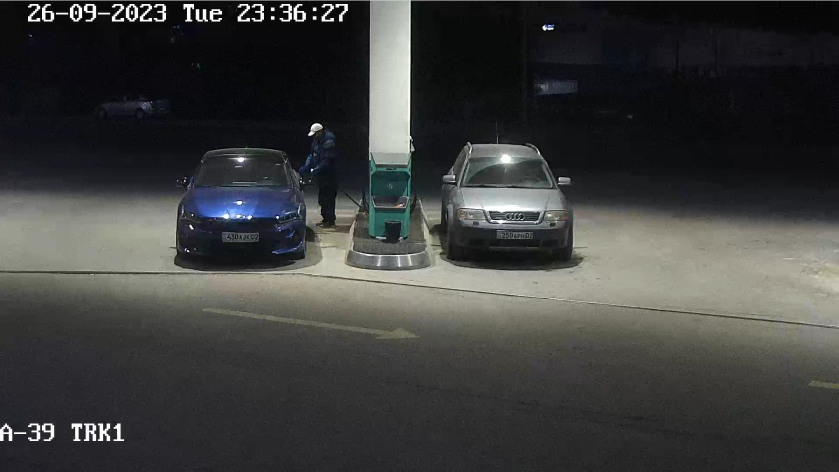
#> input picture dataset/cars-plate-kz/train/images/-2023-10-16-14-49-31_png_jpg.rf.1176f87da195e713d0e900bbca6984b7.jpg, 1678 x 944 px (shown at 1/2 size)
$ python -i anpr.py   (imports and definitions only)
#> lines starting #> are read from the running program, lines starting #| are printed output that depends on the picture; after the words box and inside, x2 and y2 are one past the last pixel; in counts of white or black regions, pixels touching at a corner belong together
#> further down, picture is the input picture: shape (944, 1678, 3); mean B, G, R 60.4, 61.6, 60.9
# anpr.py
from __future__ import annotations

from dataclasses import dataclass
from typing import Any, Dict, Optional, Tuple, Union

import cv2
import numpy as np
from ultralytics import YOLO

from ocr import PlateOCR
from plate_rules import normalize_plate   # <<< вот это добавляем


ImageType = Union[str, np.ndarray]


@dataclass
class DetectionResult:
    plate: Optional[str]
    det_conf: float
    ocr_conf: float
    bbox: Optional[Tuple[int, int, int, int]]


def preprocess_plate(img: np.ndarray) -> Tuple[np.ndarray, np.ndarray]:
    """
    Жёсткая предобработка маленького номера:
    - серое изображение
    - CLAHE (контраст)
    - bilateral filter (шум)
    - ресайз вверх
    - адаптивный порог
    """
    if img.ndim == 3:
        gray = cv2.cvtColor(img, cv2.COLOR_BGR2GRAY)
    else:
        gray = img

    # Увеличиваем картинку, чтобы OCRу было проще
    h, w = gray.shape[:2]
#> h = 944; w = 1678
    scale = max(2.0, 240.0 / max(h, w))
#> scale = 2
    new_w = int(w * scale)
#> new_w = 3356
    new_h = int(h * scale)
#> new_h = 1888
    gray = cv2.resize(gray, (new_w, new_h), interpolation=cv2.INTER_CUBIC)
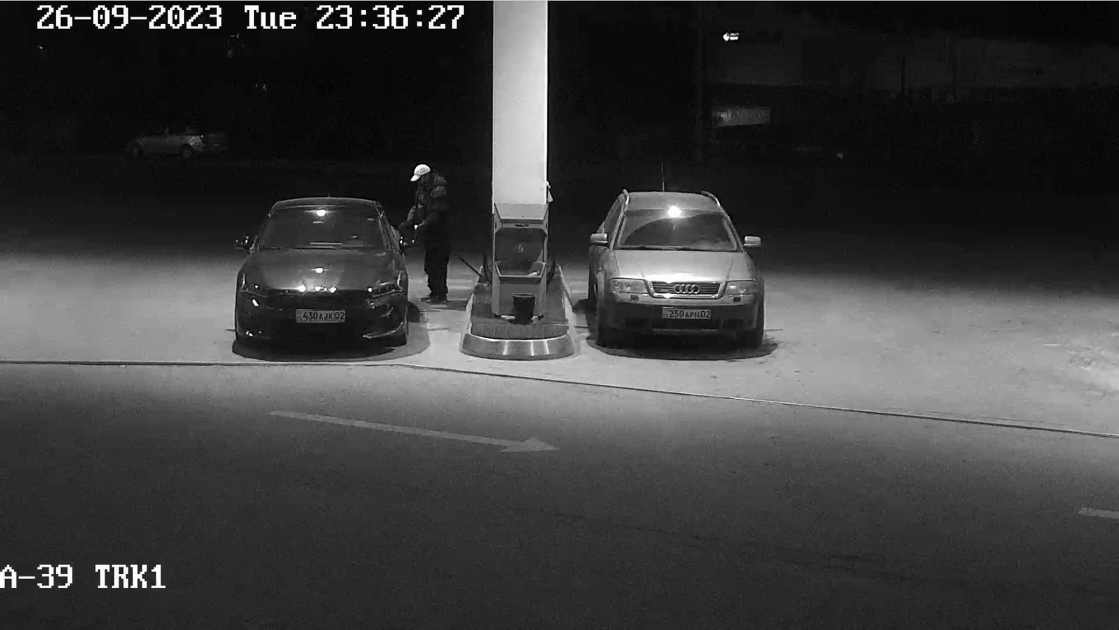
#> gray: shape (1888, 3356) (shown at 1/3 size); min 0, max 255, mean 61.2

    # Выравниваем контраст
    clahe = cv2.createCLAHE(clipLimit=2.0, tileGridSize=(8, 8))
    clahe_img = clahe.apply(gray)
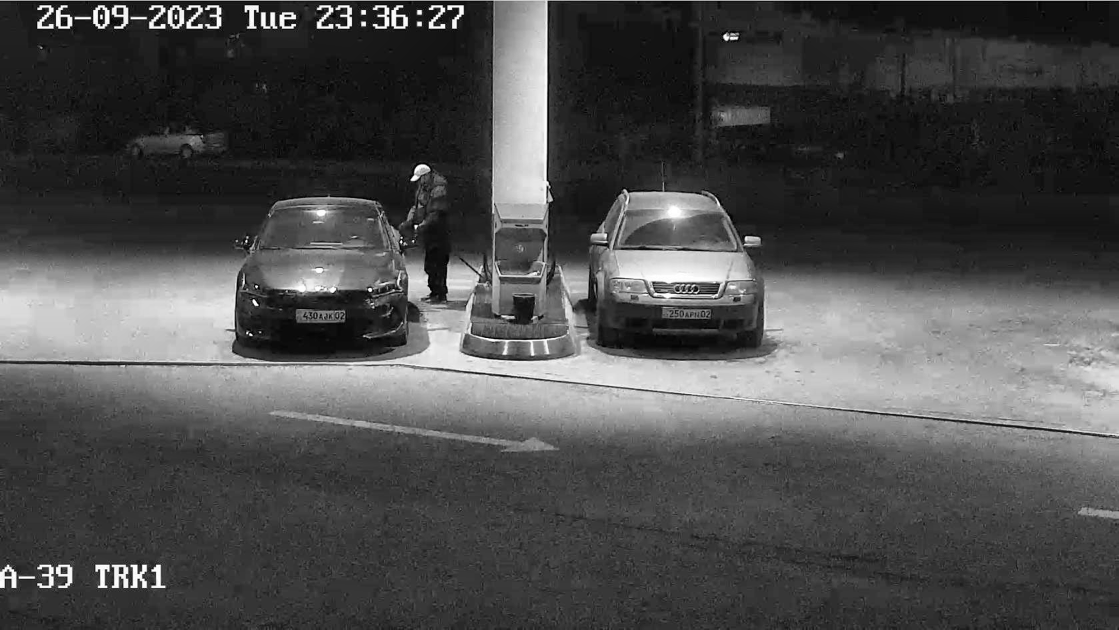
#> clahe_img: shape (1888, 3356) (shown at 1/3 size); min 0, max 255, mean 76.2
    clahe_bgr = cv2.cvtColor(clahe_img, cv2.COLOR_GRAY2BGR)

    # Сглаживаем шум, но сохраняем границы
    blur = cv2.bilateralFilter(clahe_img, d=9, sigmaColor=75, sigmaSpace=75)

    # Бинаризация
    th = cv2.adaptiveThreshold(
        blur,
        255,
        cv2.ADAPTIVE_THRESH_MEAN_C,
        cv2.THRESH_BINARY,
        31,
        15,
    )
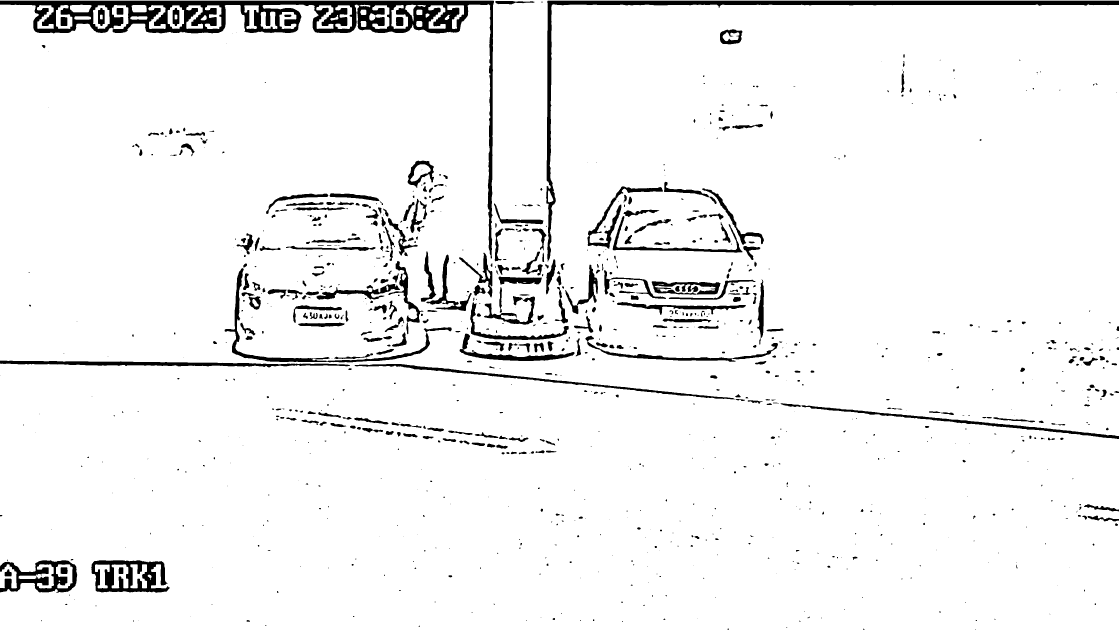
#> th: shape (1888, 3356) (shown at 1/3 size); 94.9% white; 999 black regions (459 under 20 px), largest, box (x1, y1, x2, y2) and area: (0, 2, 1482, 776) 79721, (1638, 2, 3356, 785) 30818, (274, 1681, 509, 1778) 11817

    # Для PaddleOCR делаем 3 канала
    proc = cv2.cvtColor(th, cv2.COLOR_GRAY2BGR)

    # Отладочные сохранения (можешь выключить)
    cv2.imwrite("debug_raw_crop.jpg", img)
    cv2.imwrite("debug_proc_crop.jpg", proc)

    return proc, clahe_bgr


class ANPR:
    """
    Общий движок:
    - YOLO детектит номерной знак
    - вырезаем кроп
    - предобработка
    - PaddleOCR + нормализация под KZ
    """

    # [108 lines left out: functions __init__, _load_image, infer, test_anpr, not called in this run]


# [7 lines not run here, left out]

>>> import cv2
>>> picture = cv2.imread('dataset/cars-plate-kz/train/images/-2023-10-16-14-49-31_png_jpg.rf.1176f87da195e713d0e900bbca6984b7.jpg')
>>> result = preprocess_plate(picture)

$ run again, on dataset/cars-plate-kz/train/images/-2023-10-16-14-50-14_png_jpg.rf.75987c378670f21c52f99e48e8aa6472.jpg
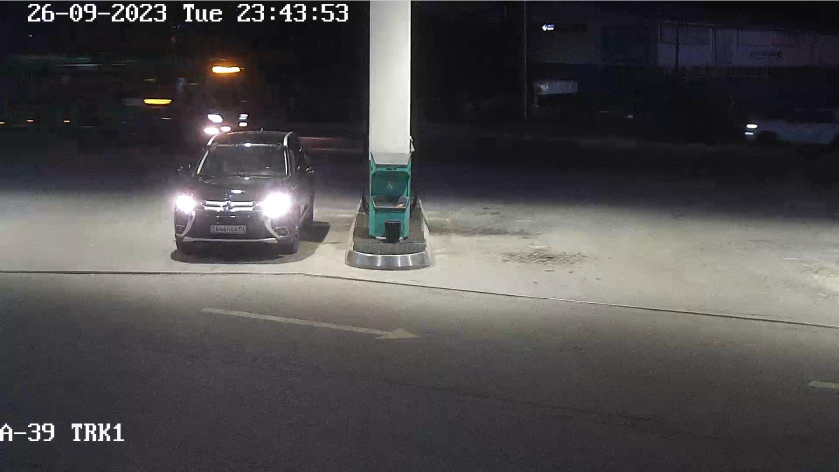
#> input picture dataset/cars-plate-kz/train/images/-2023-10-16-14-50-14_png_jpg.rf.75987c378670f21c52f99e48e8aa6472.jpg, 1678 x 944 px (shown at 1/2 size)
#> picture is the input picture: shape (944, 1678, 3); mean B, G, R 75.8, 75.3, 77.2
#> in preprocess_plate, `clahe_img = clahe.apply(gray)`:
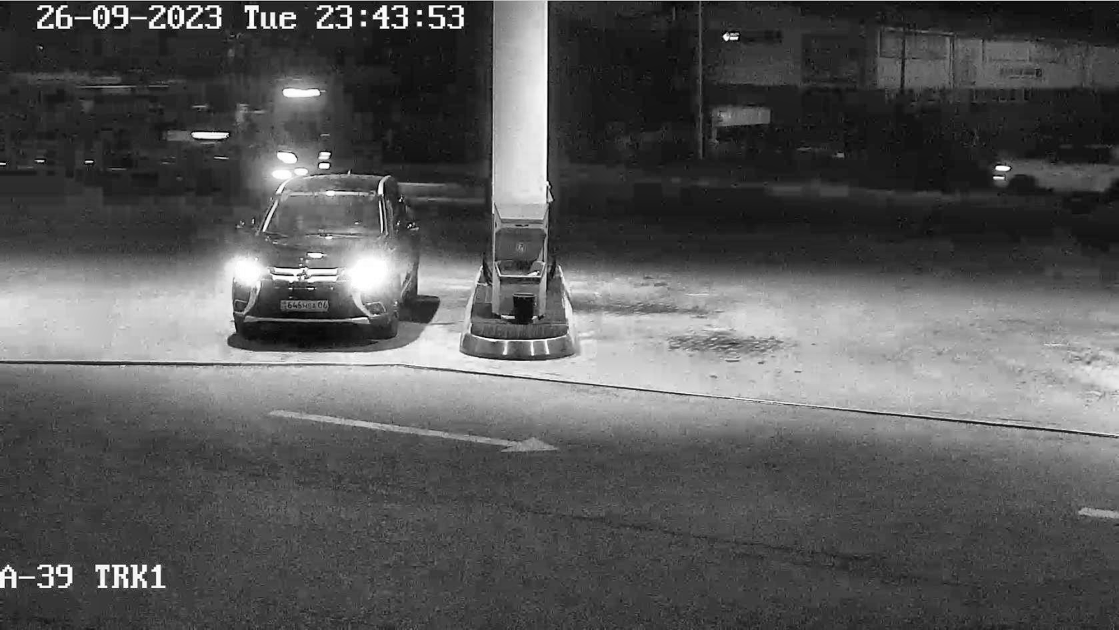
#> clahe_img: shape (1888, 3356) (shown at 1/3 size); min 0, max 255, mean 87
#> in preprocess_plate, `th = cv2.adaptiveThreshold( blur, 255, cv2.ADAPTIVE_THRESH_MEAN_C, cv2..`:
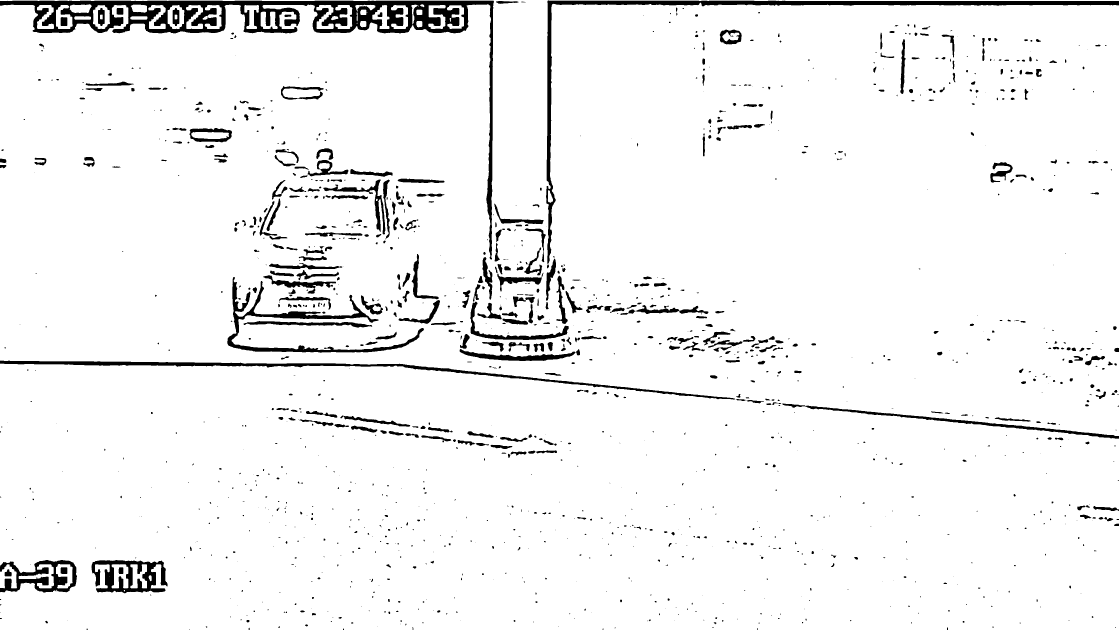
#> th: shape (1888, 3356) (shown at 1/3 size); 95.1% white; 1353 black regions (690 under 20 px), largest, box (x1, y1, x2, y2) and area: (0, 2, 1482, 779) 78798, (1638, 1, 3356, 792) 29862, (0, 1082, 2206, 1199) 17989

$ run again, on dataset/cars-plate-kz/train/images/-2023-10-16-14-50-37_png_jpg.rf.b75ca4b0343ddf6da55b2a0673282863.jpg
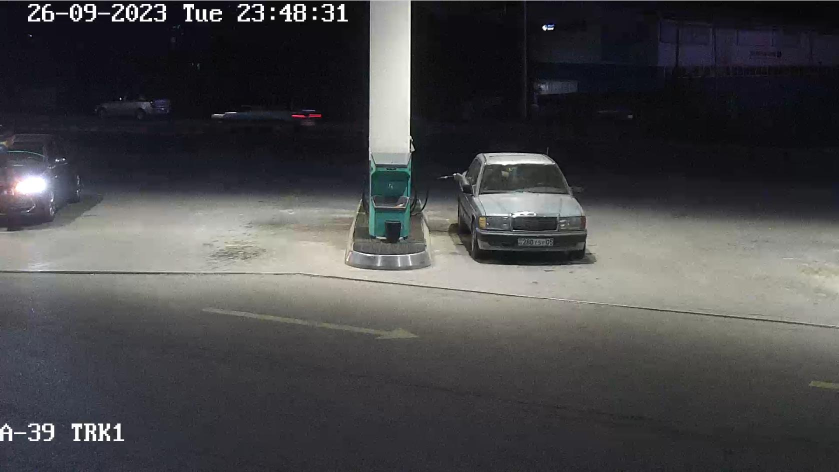
#> input picture dataset/cars-plate-kz/train/images/-2023-10-16-14-50-37_png_jpg.rf.b75ca4b0343ddf6da55b2a0673282863.jpg, 1678 x 944 px (shown at 1/2 size)
#> picture is the input picture: shape (944, 1678, 3); mean B, G, R 72.7, 71.1, 71.4
#> in preprocess_plate, `clahe_img = clahe.apply(gray)`:
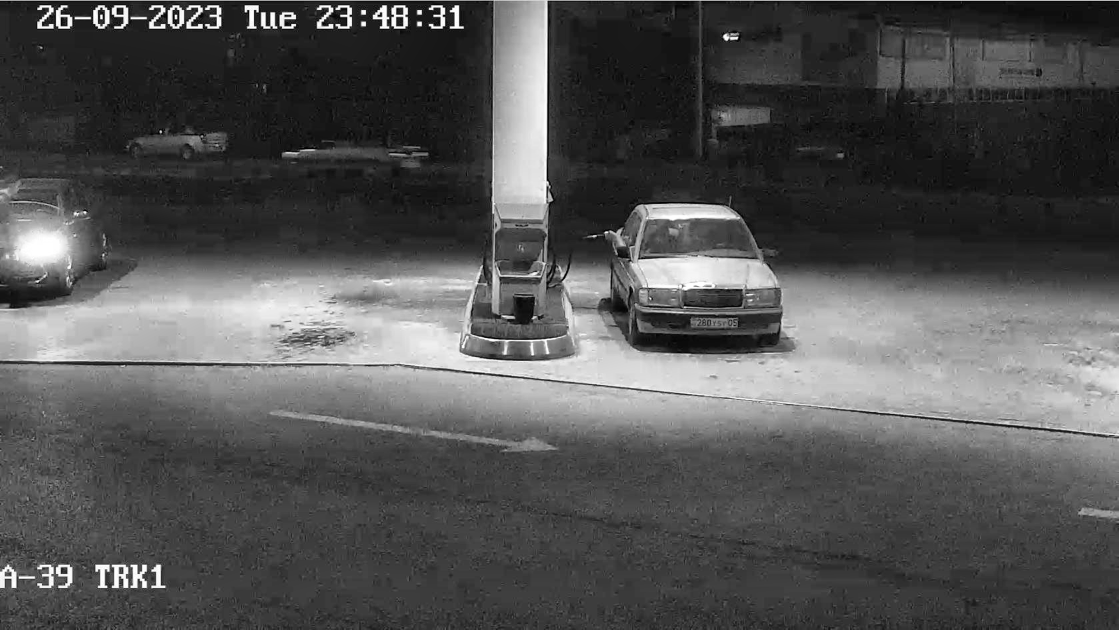
#> clahe_img: shape (1888, 3356) (shown at 1/3 size); min 0, max 255, mean 82.9
#> in preprocess_plate, `th = cv2.adaptiveThreshold( blur, 255, cv2.ADAPTIVE_THRESH_MEAN_C, cv2..`:
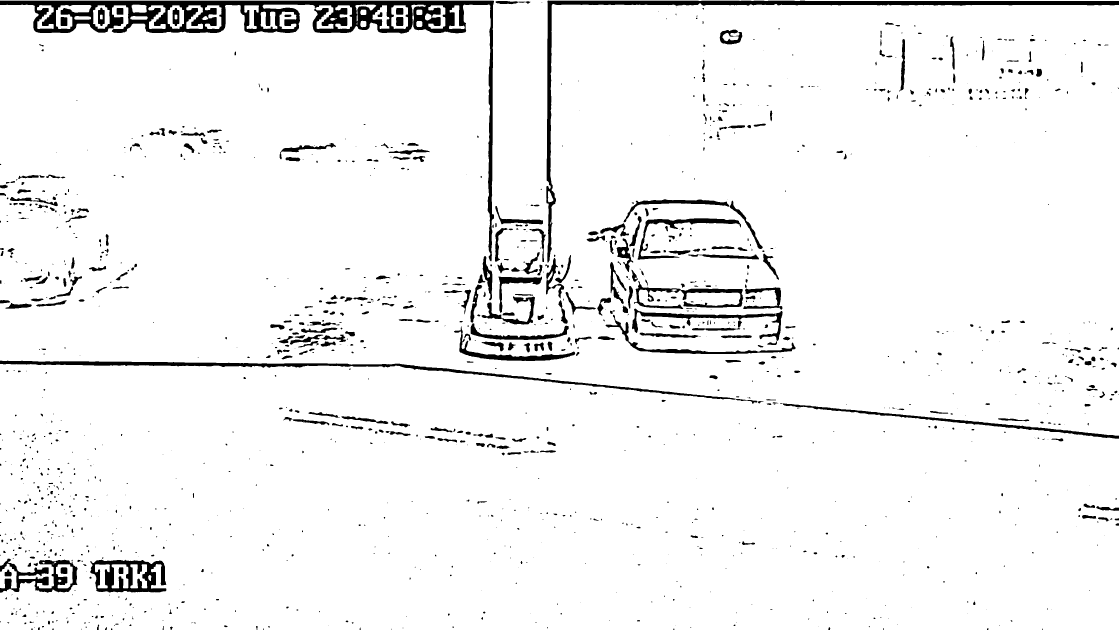
#> th: shape (1888, 3356) (shown at 1/3 size); 95.1% white; 1414 black regions (713 under 20 px), largest, box (x1, y1, x2, y2) and area: (0, 2, 1482, 784) 78560, (1639, 1, 3356, 788) 30042, (0, 1082, 2272, 1211) 18837

$ run again, on dataset/cars-plate-kz/train/images/-2023-10-16-14-51-14_png_jpg.rf.d652c65a4e2a65d27945ec5ed4c45d63.jpg
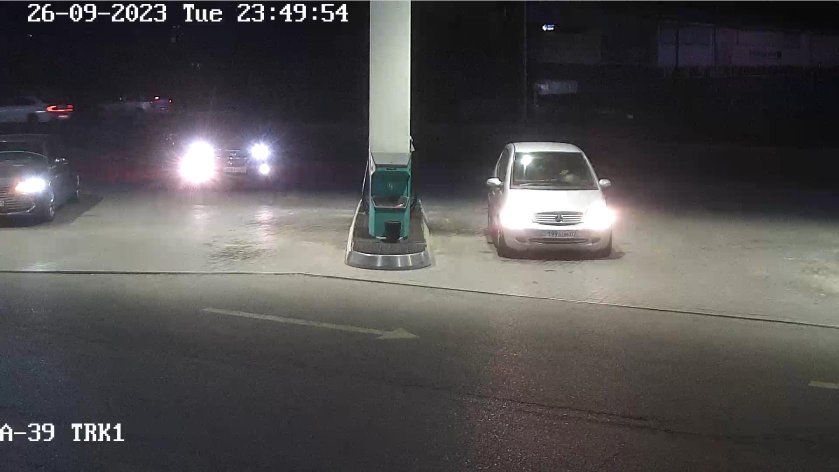
#> input picture dataset/cars-plate-kz/train/images/-2023-10-16-14-51-14_png_jpg.rf.d652c65a4e2a65d27945ec5ed4c45d63.jpg, 1678 x 944 px (shown at 1/2 size)
#> picture is the input picture: shape (944, 1678, 3); mean B, G, R 78.6, 78.4, 80.8
#> in preprocess_plate, `clahe_img = clahe.apply(gray)`:
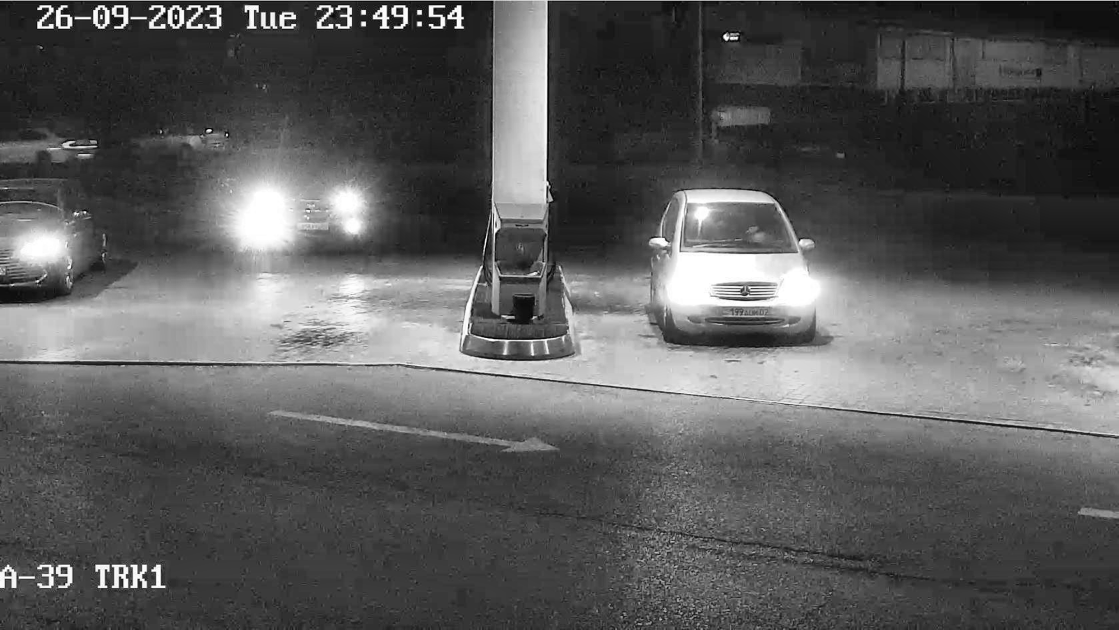
#> clahe_img: shape (1888, 3356) (shown at 1/3 size); min 0, max 255, mean 89.5
#> in preprocess_plate, `th = cv2.adaptiveThreshold( blur, 255, cv2.ADAPTIVE_THRESH_MEAN_C, cv2..`:
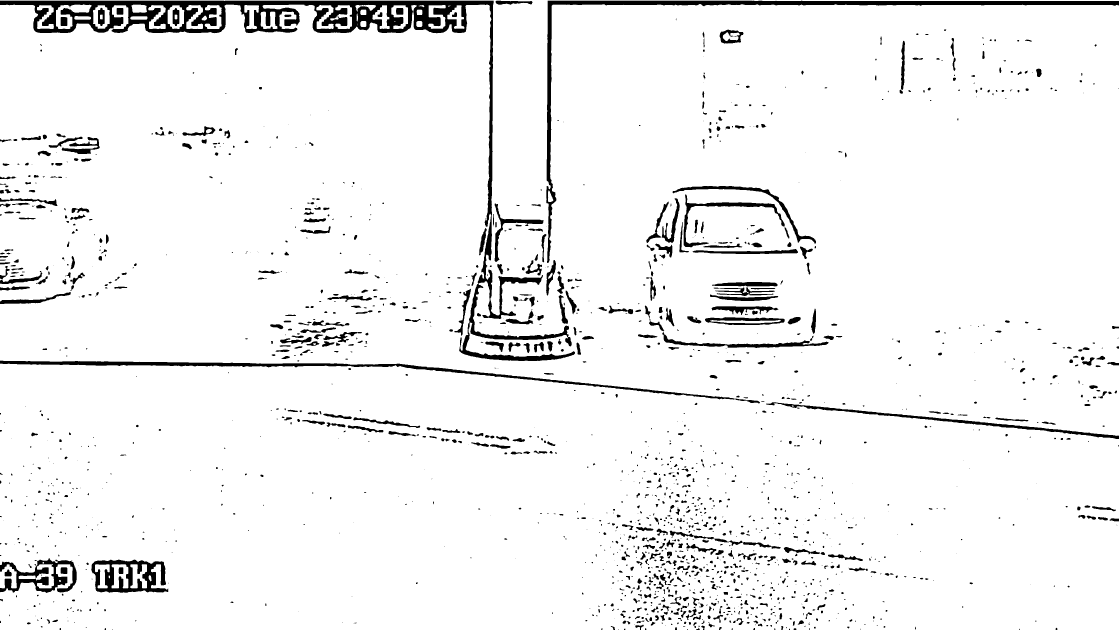
#> th: shape (1888, 3356) (shown at 1/3 size); 94.8% white; 1780 black regions (790 under 20 px), largest, box (x1, y1, x2, y2) and area: (0, 2, 1725, 1083) 95161, (1639, 2, 3356, 789) 29675, (0, 1082, 2280, 1210) 18681
